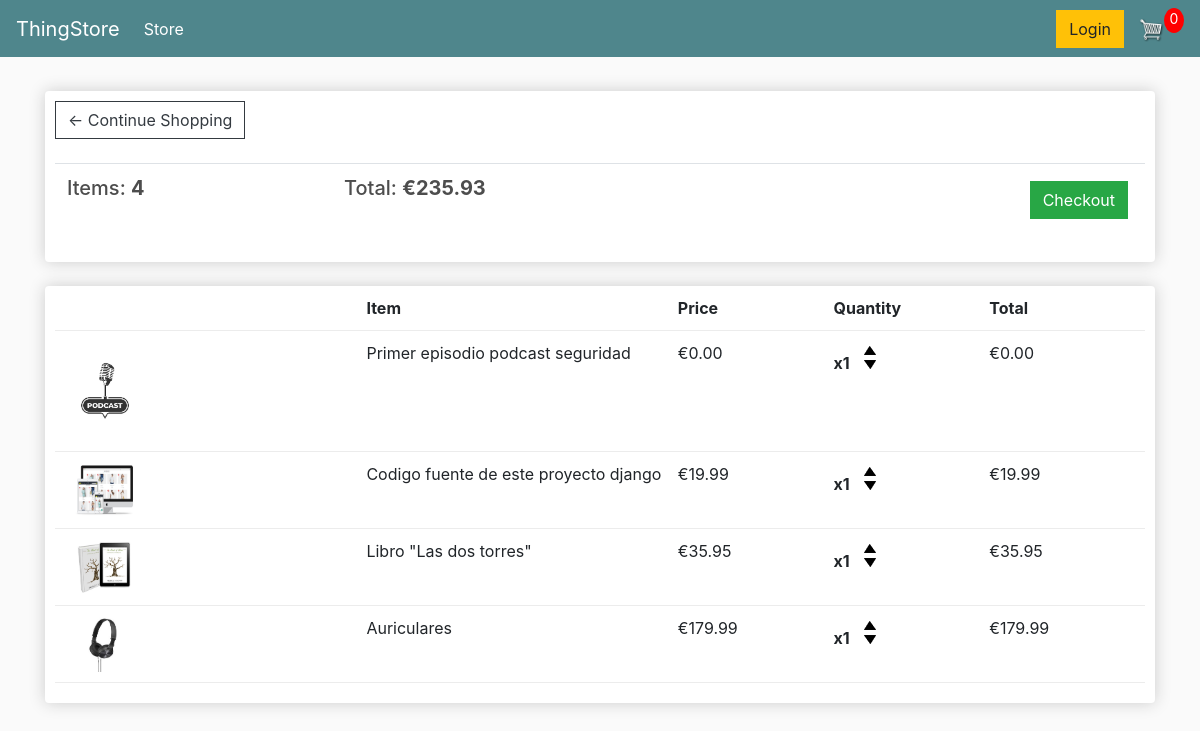
/cart/ (signed in), run on an earlier commit of the app's database.
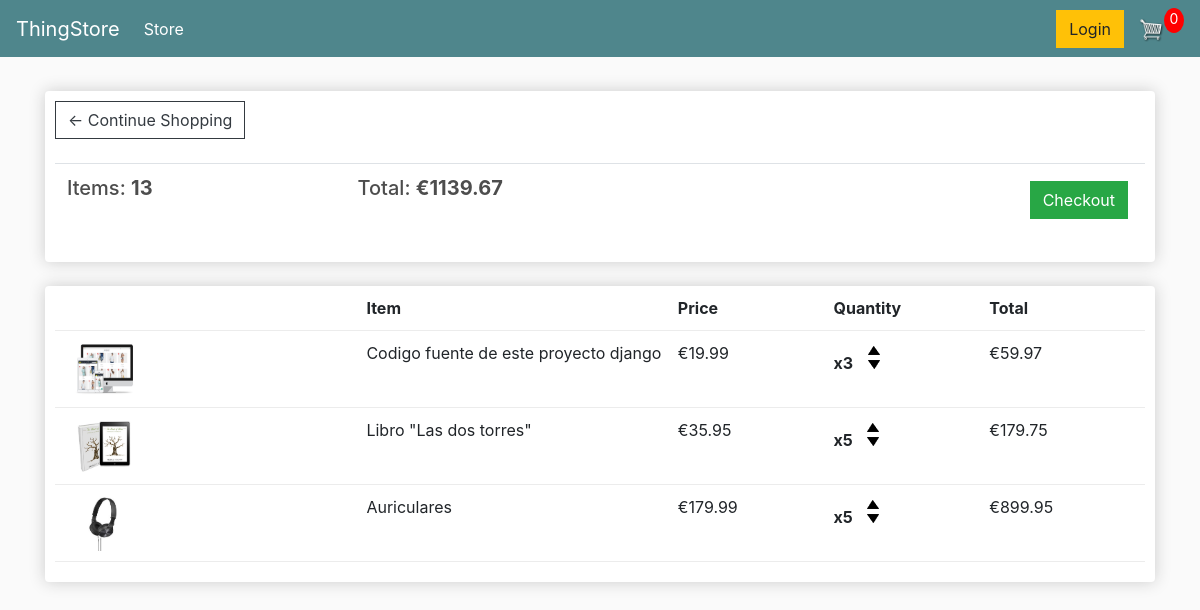
And on a later commit of the database.
### store/models.py (models this page shows, shortened)
class Order(models.Model):
    customer = models.ForeignKey(Customer, null=True, blank=True, on_delete=models.SET_NULL)
    date_ordered = models.DateTimeField(auto_now_add=True)
    complete = models.BooleanField(default=False)
    transaction_id = models.CharField(max_length=100, null=True)
    @property
    def get_cart_total(self):
        orderitems = self.orderitem_set.all()
        total = sum([item.get_total for item in orderitems])
        return total
    @property
    def get_cart_items(self):
        orderitems = self.orderitem_set.all()
        total = sum([item.quantity for item in orderitems])
        return total

class OrderItem(models.Model):
    product = models.ForeignKey(Product, on_delete=models.SET_NULL, null=True)
    order = models.ForeignKey(Order, on_delete=models.SET_NULL, null=True)
    quantity = models.IntegerField(default=0, null=True, blank=True)
    date_added = models.DateTimeField(auto_now_add=True)
    @property
    def get_total(self):
        total = self.product.price * self.quantity
        return total

class Product(models.Model):
    name = models.CharField(max_length=200)
    price = models.FloatField()
    digital = models.BooleanField(default=False, null=True, blank=True)
    image = models.ImageField(null=True, blank=True)
    @property
    def imageURL(self):
        try:
            url = self.image.url
        except:
            url = ''
        return url

### store/views.py (the view)
# urls.py: path('cart/', views.cart, name="cart"),
def cart(request):
	if request.user.is_authenticated:
		customer = request.user.customer
		order, created = Order.objects.get_or_create(customer=customer, complete=False)
		items = order.orderitem_set.all()
		cartItems = order.get_cart_items
	else:
		items = []
		order = {'get_cart_total':0, 'get_cart_items':0}
		cartItems = order['get_cart_items']
	context = {'items':items, 'order':order, 'cartItems':cartItems}
	return render(request, 'store/cart.html', context)

### store/templates/store/cart.html (shortened to what this page needs)
{% extends 'store/main.html' %}
{% load static %}
{% block content %}
    <div class="row">
        <div class="col-lg-12">
            <div class="box-element">
                <a class="btn btn-outline-dark" href="{% url 'store' %}">&#x2190; Continue Shopping</a>
                <br>
                <br>
                <table class="table">
                    <tr>
                        <th><h5>Items: <strong>{{order.get_cart_items}}</strong></h5></th>
                        <th><h5>Total: <strong> €{{order.get_cart_total|floatformat:2}}</strong></h5></th>
                        <th>
                            <a style="float:right; margin:5px;" class="btn btn-success" href="{% url 'checkout' %}">Checkout</a>
                        </th>
                    </tr>
                </table>
            </div>
            <br>
            <div class="box-element">
                <div class="cart-row">
					<div style="flex:2"></div>
					<div style="flex:2"><strong>Item</strong></div>
					<div style="flex:1"><strong>Price</strong></div>
					<div style="flex:1"><strong>Quantity</strong></div>
					<div style="flex:1"><strong>Total</strong></div>
				</div>
                {% for item in items %}
				<div class="cart-row">
					<div style="flex:2"><img class="row-image" src="{{item.product.imageURL}}"></div>
					<div style="flex:2"><p>{{item.product.name}}</p></div>
					<div style="flex:1"><p>€{{item.product.price|floatformat:2}}</p></div>
					<div style="flex:1">
						<p class="quantity">x{{item.quantity}}</p>
						<div class="quantity">
							<img data-product="{{item.product.id}}" data-action="add" class="chg-quantity update-cart" src="{% static  'images/arrow-up.png' %}">
							<img data-product="{{item.product.id}}" data-action="remove" class="chg-quantity update-cart" src="{% static  'images/arrow-down.png' %}">
						</div>
					</div>
					<div style="flex:1"><p>€{{item.get_total|floatformat:2}}</p></div>
				</div>
                {% endfor %}
            </div>
        </div>
    </div>
{% endblock content %}

### store/templates/store/main.html (shortened to what this page needs)
<!DOCTYPE html>
{% load static %}
<html>
<head>
	<link rel="stylesheet" href="https://stackpath.bootstrapcdn.com/bootstrap/4.4.1/css/bootstrap.min.css">
	<link rel="stylesheet" type="text/css" href="{% static 'css/main.css' %}">
</head>
<body>
	<nav class="navbar navbar-expand-lg navbar-dark bg-dark">
	  <a class="navbar-brand" href="{% url 'store' %}">ThingStore</a>
	  <div class="collapse navbar-collapse" id="navbarSupportedContent">
	    <ul class="navbar-nav mr-auto">
	      <li class="nav-item active">
	        <a class="nav-link" href="{% url 'store' %}">Store <span class="sr-only">(current)</span></a>
	      </li>
	    </ul>
	    <div class="form-inline my-2 my-lg-0">
	     	<a href="#"class="btn btn-warning">Login</a>
	     	<a href="{% url 'cart' %}">
	    		<img  id="cart-icon" src="{% static 'images/cart.png' %}">
	    	</a>
	    	<p id="cart-total">0</p>
	    </div>
	  </div>
	</nav>
     <div class="container">
            <br>
            {% block content %}
            {% endblock content %}
         </div>
</body>
</html>

### static/css/main.css (style rules this page uses)
body { background-color: hsl(0, 0%, 98%); }
h1,h2,h3,h4,h5,h6 { color:hsl(0, 0%, 30%); }
.box-element { box-shadow:hsl(0, 0%, 80%) 0 0 16px; background-color: #fff; border-radius: 4px; padding: 10px; }
.bg-dark { background-color: #4f868c!important; }
#cart-icon { width:25px; display: inline-block; margin-left: 15px; }
#cart-total { display: block; text-align: center; color:#fff; background-color: red; width: 20px; height: 25px; border-radius: 50%; font-size: 14px; }
.col-lg-4, .col-lg-6, .col-lg-8, .col-lg-12 { margin-top: 10px; }
.btn { border-radius: 0; }
.row-image { width: 100px; }
.cart-row { display: flex; align-items: flex-stretch; padding-bottom: 10px; margin-bottom: 10px; border-bottom: 1px solid #ececec; }
.quantity { display: inline-block; font-weight: 700; padding-right:10px; }
.chg-quantity { width: 12px; cursor: pointer; display: block; margin-top: 5px; transition:.1s; }

What changed in the data, as far as the page shows it:
removed OrderItem: product.imageURL (picture), product.name "Primer episodio podcast seguridad", product.price "0.00", quantity "1", get_total "0.00"
changed through a linked row, Order: get_cart_items "4" → "13"; get_cart_total "235.93" → "1139.67"
changed OrderItem "Codigo fuente de este proyecto django": quantity "1" → "3"; get_total "19.99" → "59.97"
changed OrderItem "Libro \"Las dos torres\"": quantity "1" → "5"; get_total "35.95" → "179.75"
changed OrderItem "Auriculares": quantity "1" → "5"; get_total "179.99" → "899.95"
